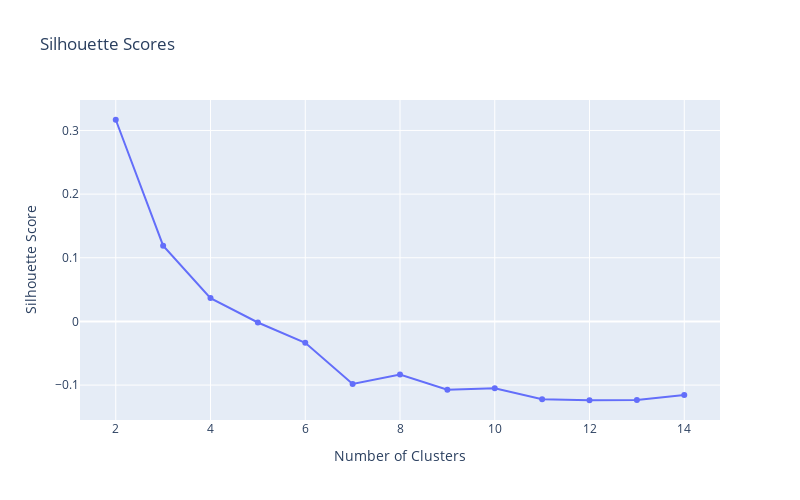

Notebook code cell kept with this figure:
### Code cell
sil_scores = []
K_values_sil = list(range(2, 15))

for k in K_values_sil:
    pipe.set_params(kmeans__n_clusters=k)
    pipe.fit(subData)

    labels = pipe["kmeans"].labels_

    sil = silhouette_score(subData, labels)

    sil_scores.append(sil)


fig = px.line(
    x=K_values_sil,
    y=sil_scores,
    markers=True,
    title="Silhouette Scores",
    labels={"x": "Number of Clusters", "y": "Silhouette Score"}
)

fig.update_layout(height=500, width=800)
fig.show()

### Figure 1 — Plotly figure (JSON) as saved in the notebook; plotly's stock layout.template omitted (floating-point values rounded to 4 significant figures)
{"data": [{"hovertemplate": "Number of Clusters=%{x}<br>Silhouette Score=%{y}<extra></extra>", "legendgroup": "", "line": {"color": "#636efa", "dash": "solid"}, "marker": {"symbol": "circle"}, "mode": "lines+markers", "name": "", "orientation": "v", "showlegend": false, "type": "scatter", "x": [2, 3, 4, 5, 6, 7, 8, 9, 10, 11, 12, 13, 14], "xaxis": "x", "y": [0.3168, 0.119, 0.03668, -0.001686, -0.03358, -0.09826, -0.08331, -0.1072, -0.1051, -0.1221, -0.1238, -0.1234, -0.1155], "yaxis": "y"}], "layout": {"height": 500, "legend": {"tracegroupgap": 0}, "title": {"text": "Silhouette Scores"}, "width": 800, "xaxis": {"anchor": "y", "domain": [0, 1], "title": {"text": "Number of Clusters"}}, "yaxis": {"anchor": "x", "domain": [0, 1], "title": {"text": "Silhouette Score"}}}}
